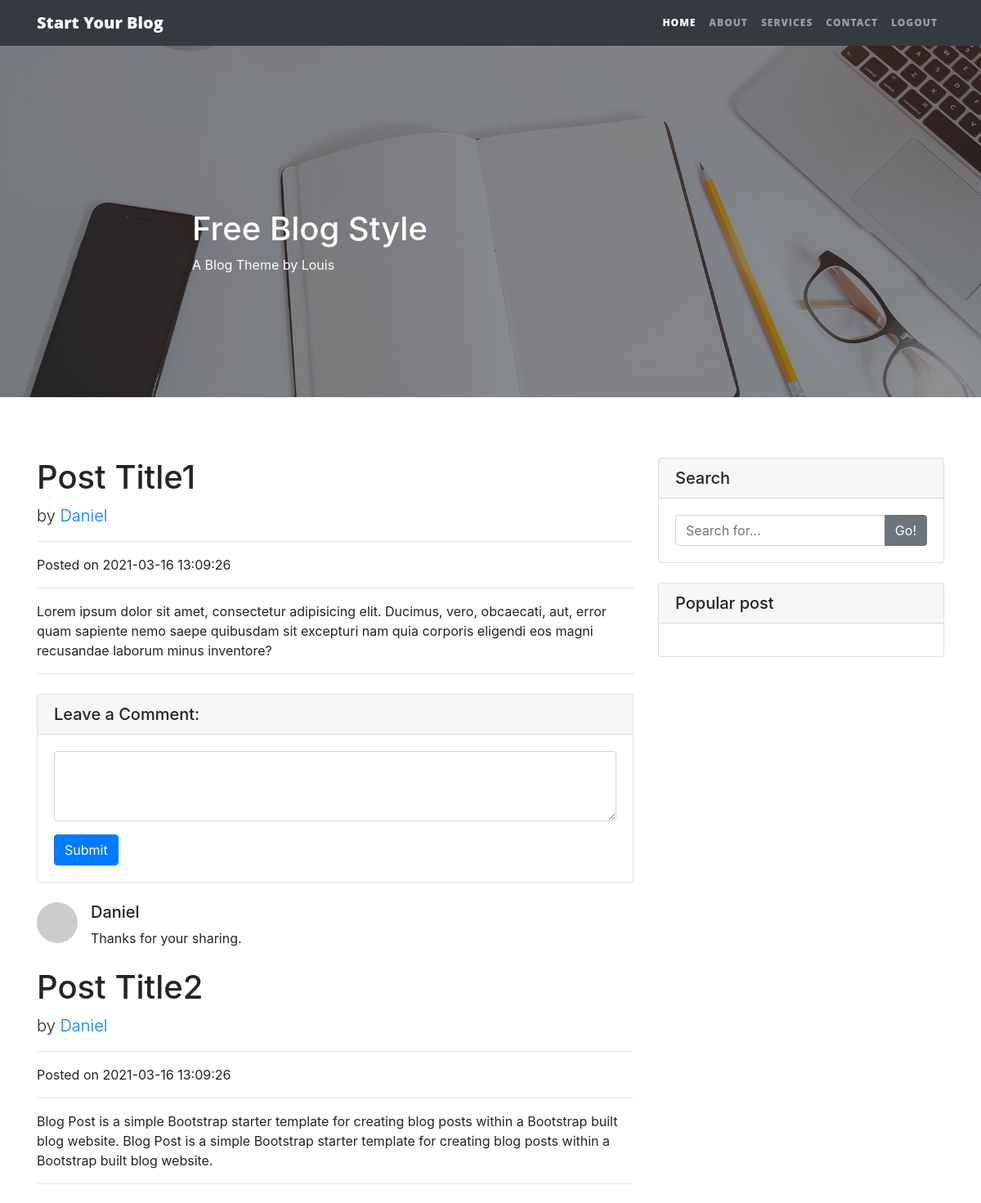
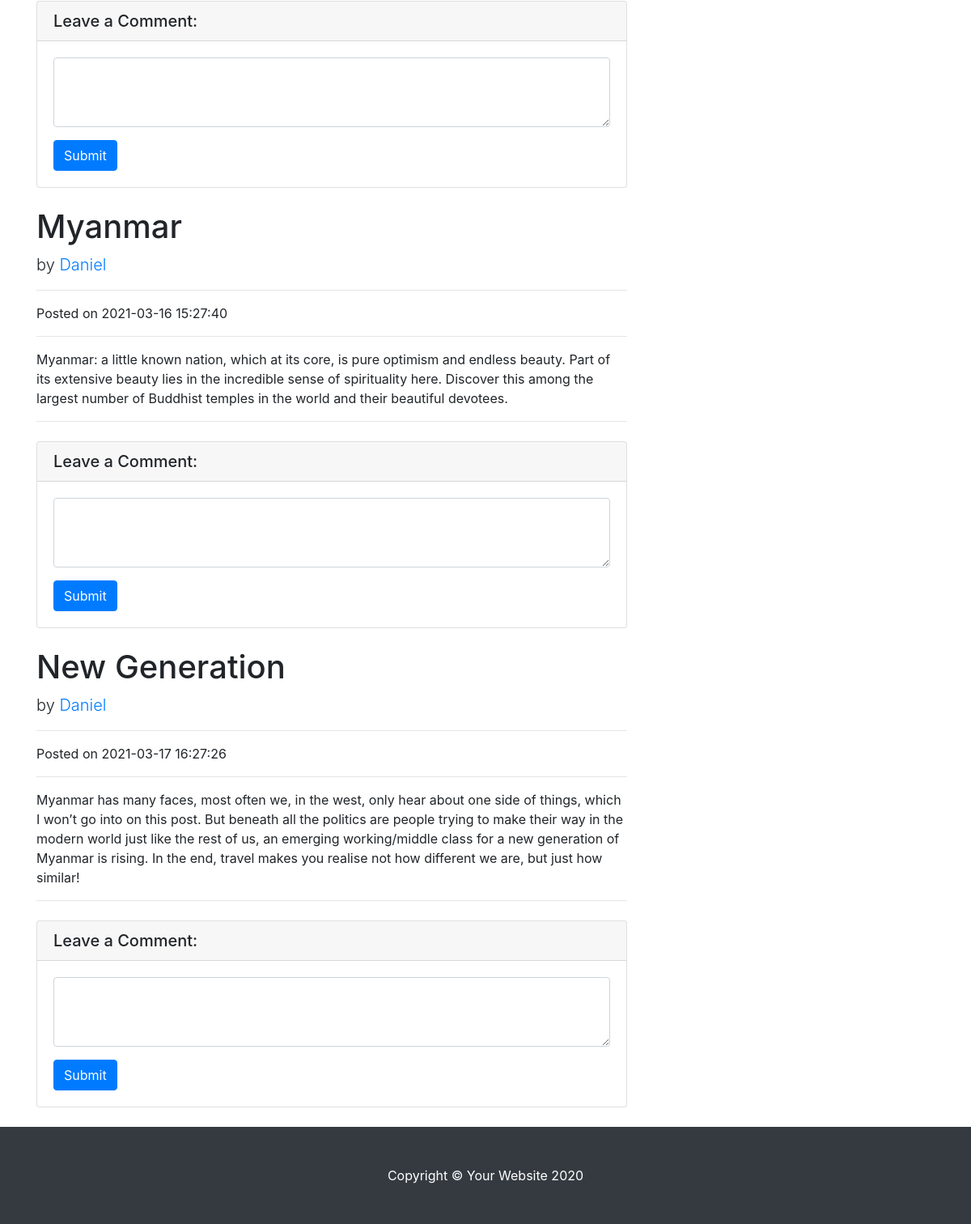
The page /home.php (signed in) on the database its author committed (2 pictures, top to bottom).
### tables this page shows
CREATE TABLE `posts` (
  `id` int(11) NOT NULL,
  `title` text NOT NULL,
  `body` text NOT NULL,
  `created_date` datetime NOT NULL,
  `modified_date` datetime DEFAULT NULL
);

CREATE TABLE `users` (
  `id` int(11) NOT NULL,
  `name` varchar(255) NOT NULL,
  `email` varchar(255) NOT NULL,
  `password` varchar(255) NOT NULL,
  `confirm_password` varchar(255) NOT NULL,
  `created_date` datetime NOT NULL
);

CREATE TABLE `comments` (
  `id` int(11) NOT NULL,
  `user_id` int(11) NOT NULL,
  `post_id` int(11) NOT NULL,
  `body` text NOT NULL,
  `created_date` datetime NOT NULL
);

### home.php (the view, shortened to what this page needs)
<?php
 include("connectdb.php");
 $userid = $_SESSION['userid'];
 $result= mysqli_query($conn ,"SELECT * FROM users WHERE id=$userid");
 $row = mysqli_fetch_assoc($result);
?>
<!DOCTYPE html>
<html lang="en">
<head>
  <link rel="stylesheet" href="css/style.css">
  <link href="css/bootstrap.min.css" rel="stylesheet">
</head>
<body>
  <nav class="navbar navbar-expand-lg navbar-dark bg-dark fixed-top" id="mainNav">
    <div class="container">
      <a class="navbar-brand" href="#">Start Your Blog</a>
      <div class="collapse navbar-collapse" id="navbarResponsive">
        <ul class="navbar-nav ml-auto">
          <li class="nav-item active">
            <a class="nav-link" href="#">Home
            </a>
          </li>
          <li class="nav-item">
            <a class="nav-link" href="#">About</a>
          </li>
          <li class="nav-item">
            <a class="nav-link" href="#">Services</a>
          </li>
          <li class="nav-item">
            <a class="nav-link" href="#">Contact</a>
          </li>
          <li class="nav-item">
            <a class="nav-link" href="logout.php">Logout</a>
          </li>
        </ul>
      </div>
    </div>
  </nav>
  <header class="masthead" style="background-image: url('images/home-bg.jpg')">
    <div class="overlay"></div>
    <div class="container">
      <div class="row">
        <div class="col-lg-8 col-md-10 mx-auto">
          <div class="site-heading">
            <h1>Free Blog Style</h1>
            <span class="subheading">A Blog Theme by Louis</span>
          </div>
        </div>
      </div>
    </div>
  </header>
  <div class="container">
    <div class="row">
      <div class="col-lg-8">
        <?php
          $post_result = mysqli_query($conn, "SELECT * FROM posts");
          while($postrow = mysqli_fetch_assoc($post_result)):
          $postid= $postrow['id'];
        ?>
          <h1 class="mt-4"><?php echo $postrow['title'] ?></h1>
          <p class="lead">
            by
            <a href="#"><?php echo $row['name'] ?> </a>
          </p>
          <hr>
          <p>Posted on <?php echo $postrow['created_date'] ?></p>
          <hr>
          <p><?php echo $postrow['body'] ?></p>
          <hr>
          <div class="card my-4">
            <h5 class="card-header">Leave a Comment:</h5>
            <div class="card-body">
              <form method="post">
                <div class="form-group">
                  <textarea class="form-control" rows="3" name="comment"></textarea>
                </div>
                <button type="submit" name="submit<?php echo $postid ?>" class="btn btn-primary" id="<?php echo $postid ?>">Submit</button>
              </form>
            </div>
          </div>
            <?php
              $commentresult =mysqli_query($conn ,"select c.post_id,c.body,u.name from users u join comments c on u.id=c.user_id join posts p on p.id=c.post_id");
              while($commentrow = mysqli_fetch_assoc($commentresult)):
            ?>
              <?php if($postrow['id'] == $commentrow['post_id']){ ?>
                <div class="media mb-4">
                  <img class="d-flex mr-3 rounded-circle" src="http://placehold.it/50x50" alt="">
                  <div class="media-body">
                    <h5 class="mt-0"> <?php echo $commentrow['name'] ?> </h5>
                    <?php echo $commentrow['body'] ?>
                  </div>
                </div>
              <?php } ?>
            <?php endwhile; ?>
        <?php endwhile; ?>
      </div>
      <div class="col-md-4">
        <div class="card my-4">
          <h5 class="card-header">Search</h5>
          <div class="card-body">
            <div class="input-group">
              <input type="text" class="form-control" placeholder="Search for...">
              <span class="input-group-append">
                <button class="btn btn-secondary" type="button">Go!</button>
              </span>
            </div>
          </div>
        </div>
        <div class="card my-4">
          <h5 class="card-header">Popular post</h5>
          <div class="card-body">
          </div>
        </div>
      </div>
    </div>
  </div>
  <footer class="py-5 bg-dark">
    <div class="container">
      <p class="m-0 text-center text-white">Copyright &copy; Your Website 2020</p>
    </div>
  </footer>
</body>
</html>

### css/style.css (style rules this page uses)
body { padding-top: 56px; }
#mainNav { position: absolute; font-family: 'Open Sans', 'Helvetica Neue', Helvetica, Arial, sans-serif; }
#mainNav .navbar-brand { font-weight: 800; }
#mainNav .navbar-nav > li.nav-item > a { font-size: 12px; font-weight: 800; letter-spacing: 1px; text-transform: uppercase; }
header.masthead { margin-bottom: 50px; background: no-repeat center center; background-color: #868e96; background-attachment: scroll; position: relative; background-size: cover; }
header.masthead .overlay { position: absolute; top: 0; left: 0; height: 100%; width: 100%; background-color: #212529; opacity: 0.5; }
header.masthead .site-heading { padding: 200px 0 150px; color: white; }

### rows shown on the page
posts: title "Post Title1", created_date "2021-03-16 13:09:26", body "Lorem ipsum dolor sit amet, consectetur adipisicing elit. Ducimus, vero, obcaecati, aut, error quam sapiente nemo saepe quibusdam sit excepturi nam quia corporis eligendi eos magni recusandae laborum minus inventore?"
users: name "Daniel"
comments: user.name "Daniel", body "Thanks for your sharing."
posts: title "Post Title2", created_date "2021-03-16 13:09:26", body "Blog Post is a simple Bootstrap starter template for creating blog posts within a Bootstrap built blog website. Blog Post is a simple Bootstrap starter template for creating blog posts within a Bootstrap built blog website."
posts: title "Myanmar", created_date "2021-03-16 15:27:40", body "Myanmar: a little known nation, which at its core, is pure optimism and endless beauty. Part of its extensive beauty lies in the incredible sense of spirituality here. Discover this among the largest number of Buddhist temples in the world and their beautiful devotees."
posts: title "New Generation", created_date "2021-03-17 16:27:26", body "Myanmar has many faces, most often we, in the west, only hear about one side of things, which I won’t go into on this post. But beneath all the politics are people trying to make their way in the modern world just like the rest of us, an emerging working/middle class for a new generation of Myanmar is rising. In the end, travel makes you realise not how different we are, but just how similar!"
